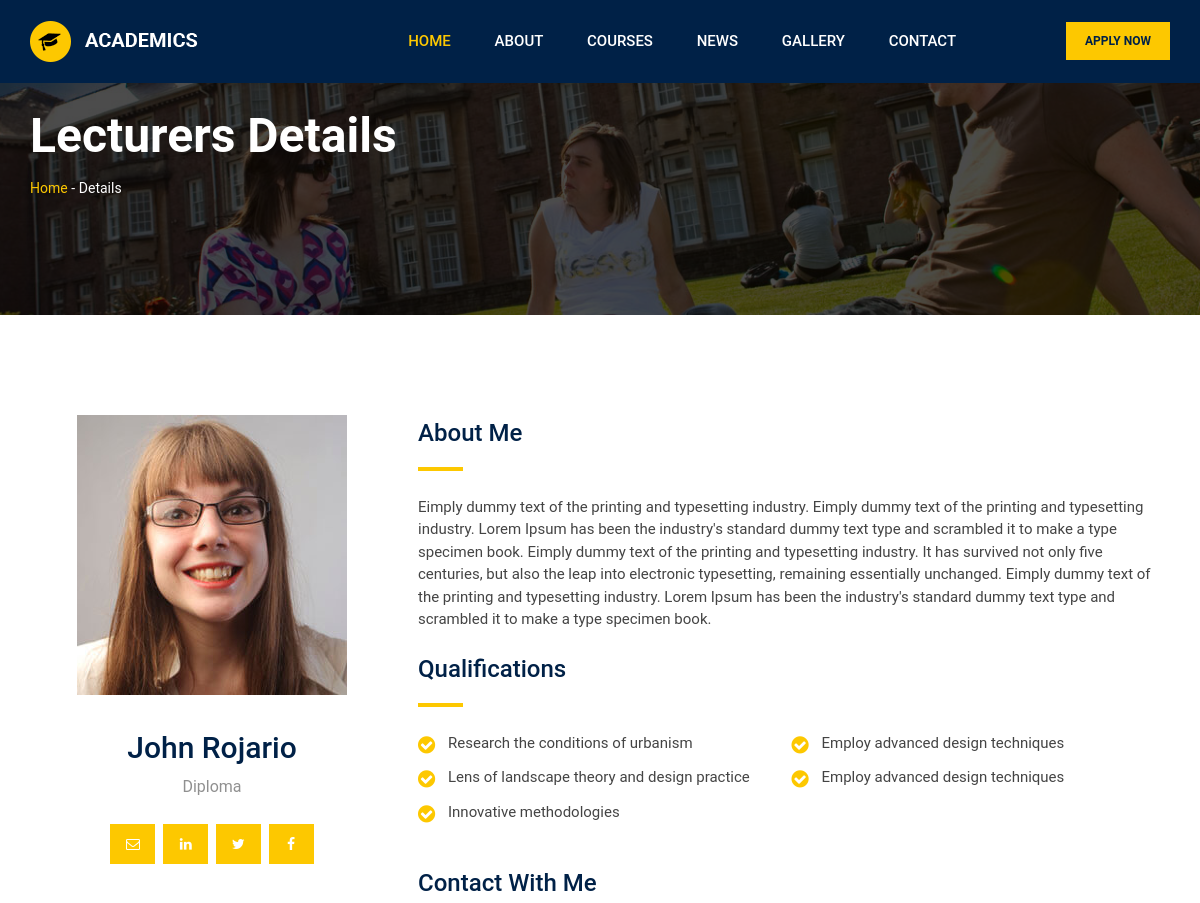
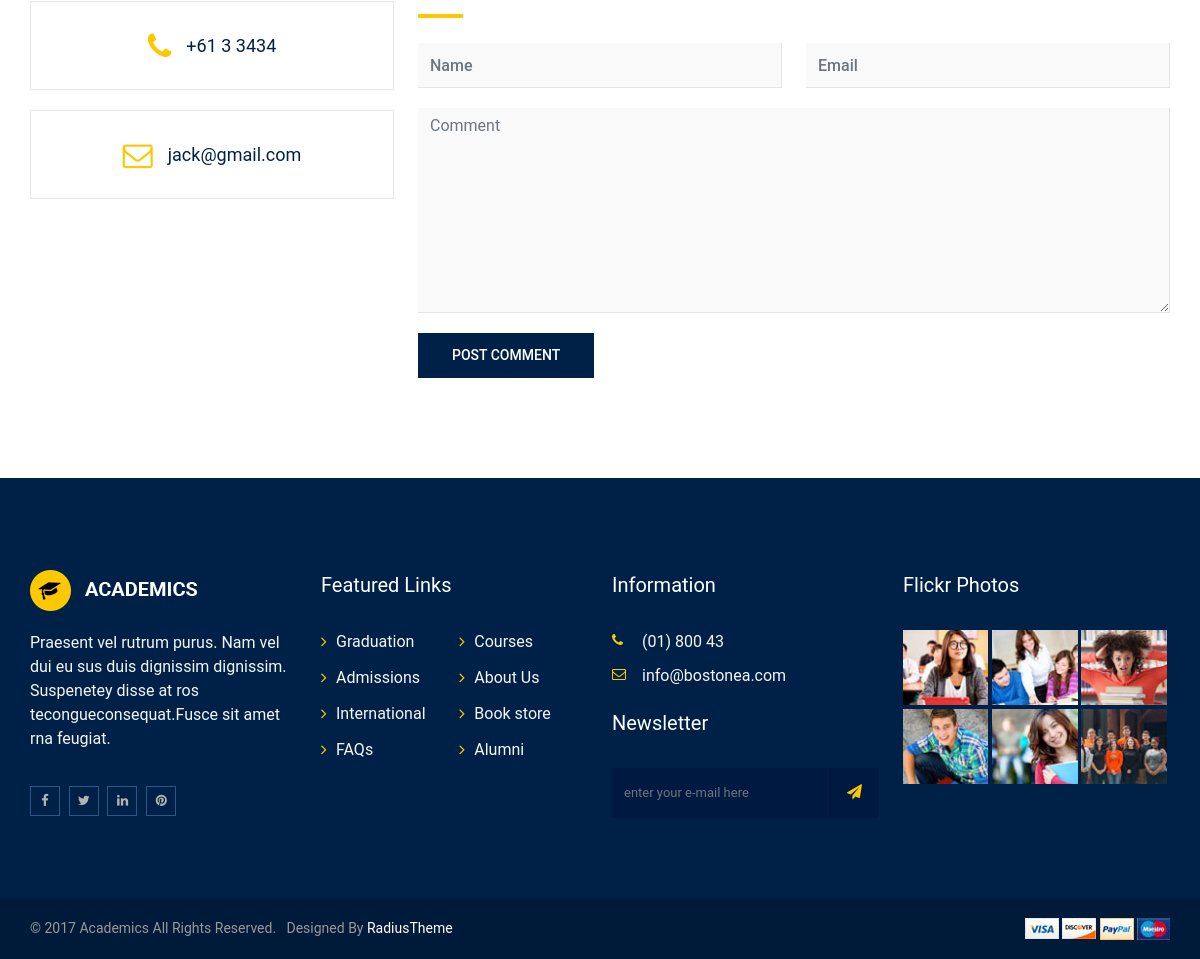
The page /academics/lecturer/1 on the database its author committed (2 pictures, top to bottom).
### academics/models.py (models this page shows, shortened)
class Lecturers(models.Model):
    name = models.CharField(max_length=50)
    designation = models.CharField(max_length=20)
    department = models.CharField(max_length=20)
    phone = models.CharField(max_length=11)
    image = models.ImageField(upload_to='lecturers/')
    about = models.TextField()
    qualification = models.TextField()
    email = models.EmailField()
    linkdin = models.URLField(max_length=200, blank=True, null=True)
    twetter = models.URLField(max_length=200, blank=True, null=True)
    facebook = models.URLField(max_length=200, blank=True, null=True)

### home/models.py (models this page shows, shortened)
class Institution(models.Model):
    insti_name = models.CharField(max_length=100)
    insti_logo = models.ImageField(upload_to='institute/', blank=True, null=True)
    insti_description = models.TextField(blank=True, null=True)
    insti_phone = models.CharField(max_length=11, blank=True, null=True)
    insti_address = models.CharField(max_length=11)
    insti_email = models.EmailField()
    insti_facebook = models.URLField(max_length=200, blank=True, null=True)
    insti_twitter = models.URLField(max_length=200, blank=True, null=True)
    insti_linkdin = models.URLField(max_length=200, blank=True, null=True)
    insti_pinterest = models.URLField(max_length=200, blank=True, null=True)

### academics/views.py (the view, shortened to what this page needs)
# urls.py: path('lecturer/<int:id>', views.Lecturee.as_view(), name='lecturer')
class Lecturee(View):
    def get(self, request, id):
        lecturer_obj = Lecturers.objects.get(id=id)
        context={
            'lecturer': lecturer_obj
        }
        return render(request, 'pages/lecturer_view.html', context)

### home/custome_context_processor.py (called while the page is built)
def institute(request):
    inst_obj = Institution.objects.get(id=1)
    context = {
        'institute':inst_obj
    }
    return context

def category_all(request):
    categories =  CourseCategory.objects.all()
    context = {
        'categories':categories
    }
    return context

### templates/pages/lecturer_view.html (shortened to what this page needs)
{% extends 'base.html' %}
{% block content %}
<div class="inner-page-banner-area" style="background-image: url('../../static/img/banner/5.jpg');">
    <div class="container">
        <div class="pagination-area">
            <h1>Lecturers Details</h1>
            <ul>
                <li><a href="#">Home</a> -</li>
                <li>Details</li>
            </ul>
        </div>
    </div>
</div>
<div class="lecturers-page-area">
    <div class="container">
        <div class="row">
            <div class="col-xl-4 col-lg-4 col-md-6 col-sm-12">
                <div class="lecturers-contact-info">
                    <img src="{{ lecturer.image.url }}" class="img-responsive" alt="team">
                    <h2>{{ lecturer.name }}</h2>
                    <h3>{{ lecturer.designation }}</h3>
                    <ul class="lecturers-social2">
                        <li><a href="{{ lecturer.email }}"><i class="fa fa-envelope-o" aria-hidden="true"></i></a></li>
                        <li><a href="{{ lecturer.linkdin }}"><i class="fa fa-linkedin" aria-hidden="true"></i></a></li>
                        <li><a href="{{ lecturer.twetter }}"><i class="fa fa-twitter" aria-hidden="true"></i></a></li>
                        <li><a href="{{ lecturer.facebook }}"><i class="fa fa-facebook" aria-hidden="true"></i></a></li>
                    </ul>
                    <ul class="lecturers-contact">
                        <li><i class="fa fa-phone" aria-hidden="true"></i>{{ lecturer.phone }}</li>
                        <li><i class="fa fa-envelope-o" aria-hidden="true"></i>{{ lecturer.email }}</li>
                    </ul>
                </div>
            </div>
            <div class="col-xl-8 col-lg-8 col-md-6 col-sm-12">
                <h3 class="title-default-left title-bar-big-left-close">About Me</h3>
                <p>{{ lecturer.about }}</p>
                <h3 class="title-default-left title-bar-big-left-close">Qualifications</h3>
                <ul class="course-feature2">
                    <li>Research the conditions of urbanism</li>
                    <li>Employ advanced design techniques</li>
                    <li>Lens of landscape theory and design practice</li>
                    <li>Employ advanced design techniques</li>
                    <li>Innovative methodologies</li>
                </ul>
                <div class="leave-comments">
                    <h3 class="title-default-left title-bar-big-left-close">Contact With Me</h3>
                    <div class="contact-form">
                        <form method="POST" action="">
                            <fieldset>
                                <div class="row">
                                    <div class="col-lg-6">
                                        <div class="form-group">
                                            <input type="text" placeholder="Name" name="name" class="form-control">
                                        </div>
                                    </div>
                                    <div class="col-lg-6">
                                        <div class="form-group">
                                            <input type="email" placeholder="Email"  name="email" class="form-control">
                                        </div>
                                    </div>
                                    <div class="col-md-12">
                                        <div class="form-group">
                                            <textarea placeholder="Comment"  name="comments" class="textarea form-control" id="form-message" rows="8" cols="20"></textarea>
                                        </div>
                                    </div>
                                    <div class="col-md-12">
                                        <div class="form-group margin-bottom-none">
                                            <button type="submit" class="view-all-accent-btn">Post Comment</button>
                                        </div>
                                    </div>
                                </div>
                            </fieldset>
                        </form>
                    </div>
                </div>
            </div>
        </div>
    </div>
</div>
{% endblock %}

### templates/base.html (shortened to what this page needs)
<!doctype html>
<html class="no-js" lang="">
{% load static %}
<head>
    {% include 'src/css.html' %}
</head>
<body>
<div id="wrapper">
    <header>
    {% include 'section/header.html' %}
    </header>
    {% block content %}
    {% endblock %}
    <footer>
        <div class="footer-area-top">
            <div class="container">
                <div class="row">
                    <div class="col-xl-3 col-lg-3 col-md-6 col-sm-12">
                        <div class="footer-box">
                            <a href="{% url 'home' %}"><img class="img-responsive" src="{{ institute.insti_logo.url }}" alt="logo"></a>
                            <div class="footer-about">
                                <p>{{ institute.insti_description }}</p>
                            </div>
                            <ul class="footer-social">
                                <li><a href="{{ institute.insti_facebook }}"><i class="fa fa-facebook" aria-hidden="true"></i></a></li>
                                <li><a href="{{ institute.insti_twitter }}"><i class="fa fa-twitter" aria-hidden="true"></i></a></li>
                                <li><a href="{{ institute.insti_linkdin }}"><i class="fa fa-linkedin" aria-hidden="true"></i></a></li>
                                <li><a href="{{ institute.insti_pinteres }}"><i class="fa fa-pinterest" aria-hidden="true"></i></a></li>
                            </ul>
                        </div>
                    </div>
                    <div class="col-xl-3 col-lg-3 col-md-6 col-sm-12">
                        <div class="footer-box">
                            <h3>Featured Links</h3>
                            <ul class="featured-links">
                                <li>
                                    <ul>
                                        <li><a href="#">Graduation</a></li>
                                        <li><a href="#">Admissions</a></li>
                                        <li><a href="#">International</a></li>
                                        <li><a href="#">FAQs</a></li>
                                    </ul>
                                </li>
                                <li>
                                    <ul>
                                        <li><a href="#">Courses</a></li>
                                        <li><a href="#">About Us</a></li>
                                        <li><a href="#">Book store</a></li>
                                        <li><a href="#">Alumni</a></li>
                                    </ul>
                                </li>
                            </ul>
                        </div>
                    </div>
                    <div class="col-xl-3 col-lg-3 col-md-6 col-sm-12">
                        <div class="footer-box">
                            <h3>Information</h3>
                            <ul class="corporate-address">
                                <li><i class="fa fa-phone" aria-hidden="true"></i><a href="Phone(01)800433633.html">
                                    {{ institute.insti_phone }} </a></li>
                                <li><i class="fa fa-envelope-o" aria-hidden="true"></i>{{ institute.insti_email }}</li>
                            </ul>
                            <div class="newsletter-area">
                                <h3>Newsletter</h3>
                                <form action="{% url 'newsletter' %}" method="POST">
                                    <div class="input-group stylish-input-group">
                                        <input type="text" name="mail" placeholder="Enter your e-mail here" class="form-control">
                                        <span class="input-group-addon">
                                            <button type="submit">
                                                <i class="fa fa-paper-plane" aria-hidden="true"></i>
                                            </button>
                                        </span>
                                    </div>
                                </form>
                            </div>
                        </div>
                    </div>
                    <div class="col-xl-3 col-lg-3 col-md-6 col-sm-12">
                        <div class="footer-box">
                            <h3>Flickr Photos</h3>
                            <ul class="flickr-photos">
                                <li>
                                    <a href="#"><img class="img-responsive" src="{% static 'img/footer/1.jpg' %}" alt="flickr"></a>
                                </li>
                                <li>
                                    <a href="#"><img class="img-responsive" src="{% static 'img/footer/2.jpg' %}" alt="flickr"></a>
                                </li>
                                <li>
                                    <a href="#"><img class="img-responsive" src="{% static 'img/footer/3.jpg' %}" alt="flickr"></a>
                                </li>
                                <li>
                                    <a href="#"><img class="img-responsive" src="{% static 'img/footer/4.jpg' %}" alt="flickr"></a>
                                </li>
                                <li>
                                    <a href="#"><img class="img-responsive" src="{% static 'img/footer/5.jpg' %}" alt="flickr"></a>
                                </li>
                                <li>
                                    <a href="#"><img class="img-responsive" src="{% static 'img/footer/6.jpg' %}" alt="flickr"></a>
                                </li>
                            </ul>
                        </div>
                    </div>
                </div>
            </div>
        </div>
        <div class="footer-area-bottom">
            <div class="container">
                <div class="row">
                    <div class="col-xl-8 col-lg-8 col-md-8 col-sm-12">
                        <p>&copy; 2017 Academics All Rights Reserved. &nbsp; Designed by<a target="_blank"
                                                                                           href="https://www.radiustheme.com/"
                                                                                           rel="nofollow">
                            RadiusTheme</a></p>
                    </div>
                    <div class="col-xl-4 col-lg-4 col-md-4 col-sm-12">
                        <ul class="payment-method">
                            <li>
                                <a href="#"><img alt="payment-method" src="{% static 'img/payment-method1.jpg' %}"></a>
                            </li>
                            <li>
                                <a href="#"><img alt="payment-method" src="{% static 'img/payment-method2.jpg' %}"></a>
                            </li>
                            <li>
                                <a href="#"><img alt="payment-method" src="{% static 'img/payment-method3.jpg' %}"></a>
                            </li>
                            <li>
                                <a href="#"><img alt="payment-method" src="{% static 'img/payment-method4.jpg' %}"></a>
                            </li>
                        </ul>
                    </div>
                </div>
            </div>
        </div>
    </footer>
</div>
</body>
</html>

### static/css/main.css (style rules this page uses)
html { color: #222; font-size: 1em; line-height: 1.4; }
audio, canvas, iframe, img, svg, video { vertical-align: middle; }
fieldset { border: 0; margin: 0; padding: 0; }
textarea { resize: vertical; }

### rows shown on the page
Lecturers: image (picture), name "John Rojario", designation "Diploma", phone "+61 3 3434", email "jack@gmail.com", about "Eimply dummy text of the printing and typesetting industry. Eimply dummy text of the printing and typesetting industry. Lorem Ipsum has been the industry's standard dummy text type and scrambled it to make a type specimen book. Eimply dummy text of the printing and typesetting industry. It has survived not only five centuries, but also the leap into electronic typesetting, remaining essentially unchanged. Eimply dummy text of the printing and typesetting industry. Lorem Ipsum has been the industry's standard dummy text type and scrambled it to make a type specimen book."
Institution: insti_logo (picture), insti_description "Praesent vel rutrum purus. Nam vel dui eu sus duis dignissim dignissim. Suspenetey disse at ros tecongueconsequat.Fusce sit amet rna feugiat.", insti_phone "(01) 800 43", insti_email "info@bostonea.com"
